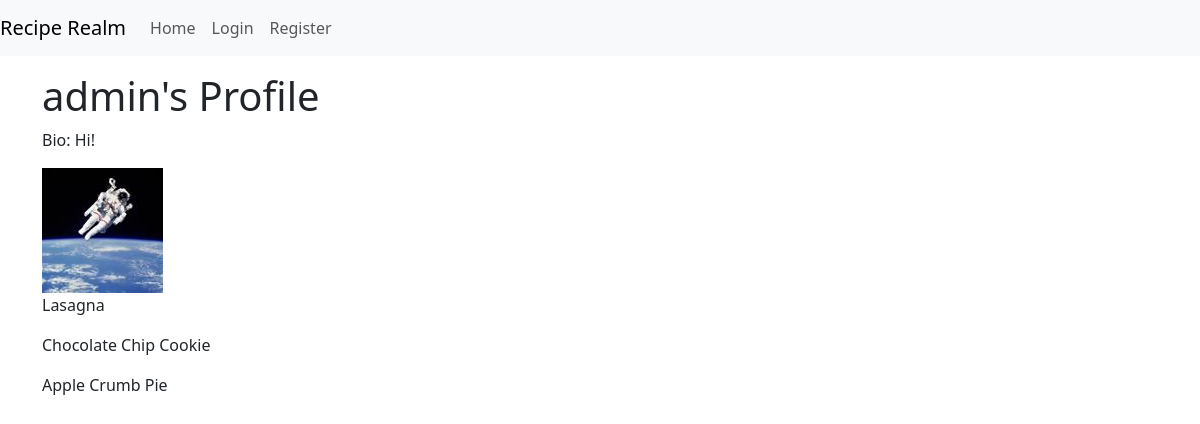
Screenshot of /user/admin with the database file from the repository.
### models.py (models this page shows, shortened)
class User(db.Model, UserMixin):
    id = db.Column(db.Integer, primary_key=True)
    username = db.Column(db.String(150), nullable=False, unique=True)
    email = db.Column(db.String(150), nullable=False, unique=True)
    password = db.Column(db.String(150), nullable=False)
    recipes = db.relationship('Recipe', backref='author', lazy=True)
    comments = db.relationship('Comment', backref='user', lazy=True)  # Added backref to the Comment model
    bio = db.Column(db.String(500), nullable=True)
    profile_picture = db.Column(db.String(20), nullable=False, default='default.jpg')

class Recipe(db.Model):
    id = db.Column(db.Integer, primary_key=True)
    title = db.Column(db.String(200), nullable=False)
    ingredients = db.Column(db.Text, nullable=False)
    steps = db.Column(db.Text, nullable=False)
    author_id = db.Column(db.Integer, db.ForeignKey('user.id'), nullable=False)
    ratings = db.relationship('Rating', backref='recipe', lazy=True)

### app.py (the view)
@app.route('/user/<string:username>')
def user_profile(username):
    user = User.query.filter_by(username=username).first_or_404()
    recipes = Recipe.query.filter_by(author=user).all()
    return render_template('user_profile.html', user=user, recipes=recipes)

### templates/user_profile.html (shortened to what this page needs)
{% extends "layout.html" %}
{% block content %}
  <h1>{{ user.username }}'s Profile</h1>
  <p>Bio: {{ user.bio }}</p>
  <img src="{{ url_for('static', filename='profile_pics/' + user.profile_picture) }}" alt="Profile Picture">
  {% for recipe in recipes %}
    <p>{{ recipe.title }}</p>
  {% endfor %}
{% endblock %}

### templates/layout.html (shortened to what this page needs)
<!DOCTYPE html>
<html lang="en">
  <head>
    <link
      href="https://cdn.jsdelivr.net/npm/bootstrap@5.3.0/dist/css/bootstrap.min.css"
      rel="stylesheet"
    />
  </head>
  <body>
    <nav class="navbar navbar-expand-lg navbar-light bg-light">
      <a class="navbar-brand" href="/">Recipe Realm</a>
      <div class="collapse navbar-collapse" id="navbarNav">
        <ul class="navbar-nav">
          <li class="nav-item">
            <a class="nav-link" href="/">Home</a>
          </li>
          {% if current_user.is_authenticated %}
          <li class="nav-item">
            <a class="nav-link" href="{{ url_for('add_recipe') }}"
              >Add Recipe</a
            >
          </li>
          <li class="nav-item">
            <a
              class="nav-link"
              href="{{ url_for('user_profile', username=current_user.username) }}"
            >
              {{ current_user.username }}
            </a>
          </li>
          <li class="nav-item">
            <a class="nav-link" href="{{ url_for('logout') }}">Logout</a>
          </li>
          {% else %}
          <li class="nav-item">
            <a class="nav-link" href="{{ url_for('login') }}">Login</a>
          </li>
          <li class="nav-item">
            <a class="nav-link" href="{{ url_for('register') }}">Register</a>
          </li>
          {% endif %}
        </ul>
      </div>
    </nav>
    <div class="container">{% block content %} {% endblock %}</div>
  </body>
</html>

### rows the page displays
User: username "admin", bio "Hi!", profile_picture (picture)
Recipe: title "Lasagna"
Recipe: title "Chocolate Chip Cookie"
Recipe: title "Apple Crumb Pie"
